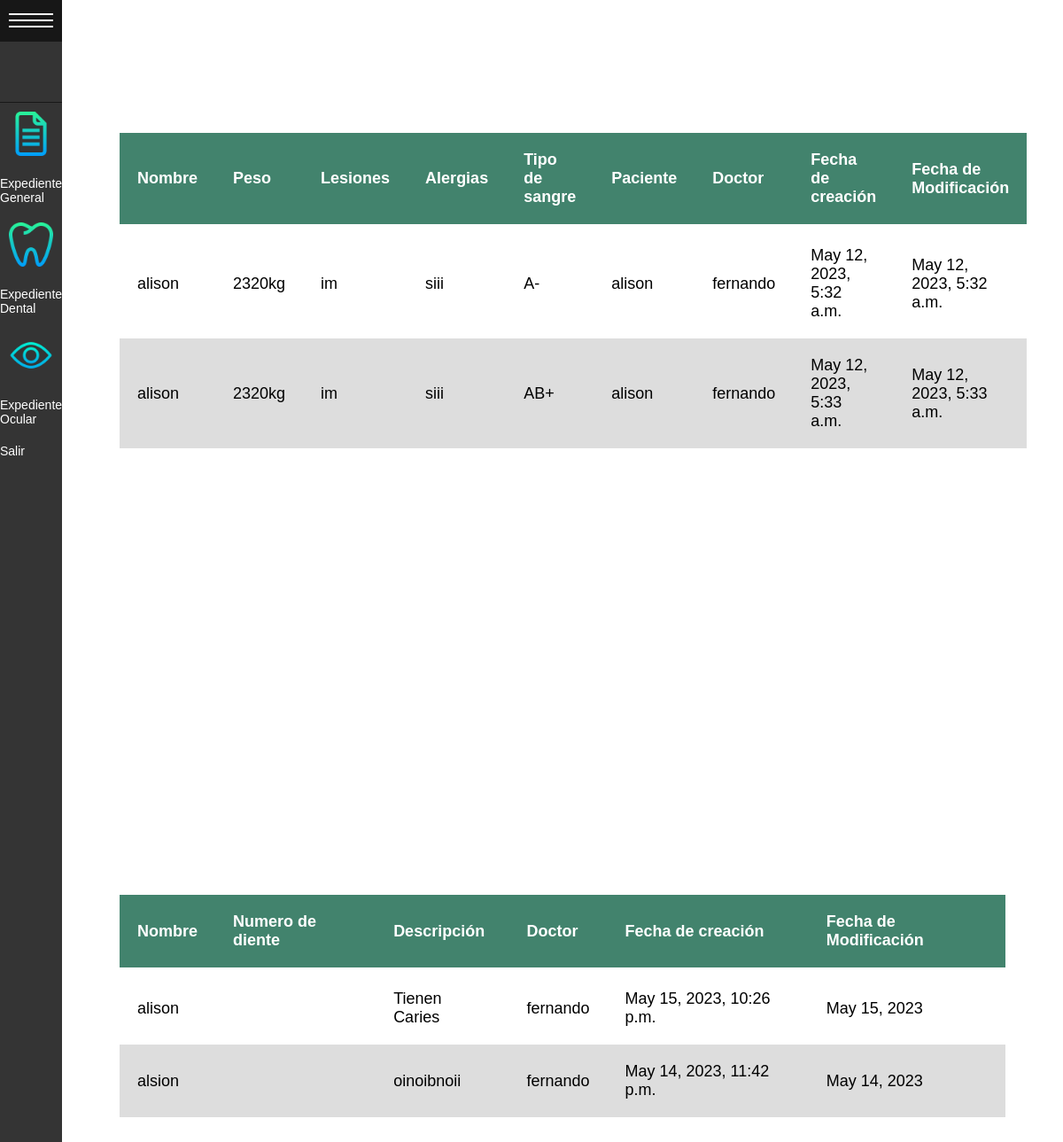
The page /patient/ (signed in) on the database as committed earlier.
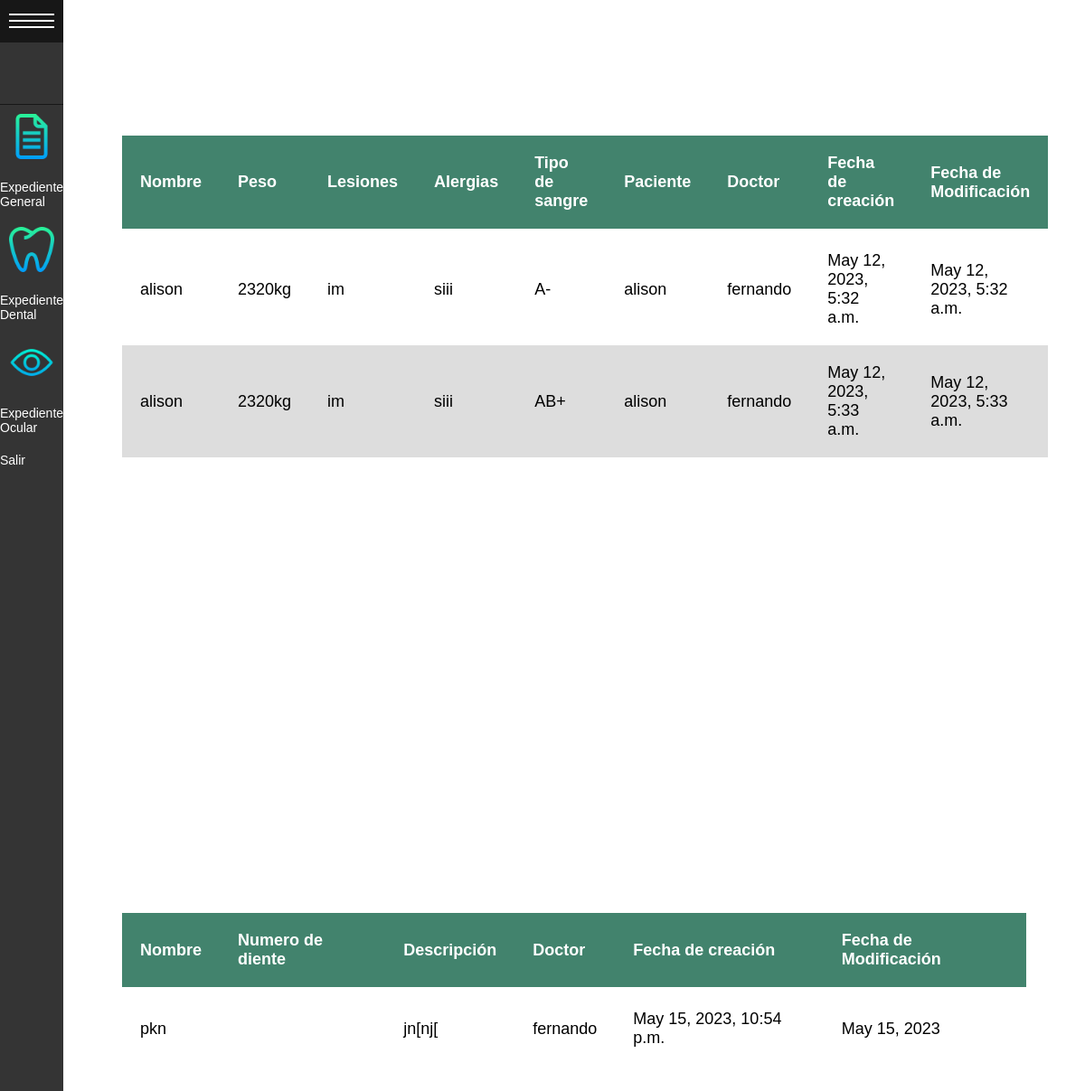
The same page on the database as committed later.
### account/models.py (models this page shows, shortened)
class ExpedienteG(models.Model):
    idEg = models.AutoField(primary_key=True)
    nombreG = models.CharField(max_length=255, verbose_name='Nombre del paciente')
    edadG = models.CharField(max_length=255, verbose_name='Edad del paciente')
    peso = models.CharField(max_length=20, verbose_name='Talla')
    operaciones = models.CharField(max_length=255, verbose_name='Operaciones')
    lesiones=models.CharField(max_length=255, verbose_name='Lesiones')
    alergias=models.CharField(max_length=255, verbose_name='Alergias')
    enfermedades=models.CharField(max_length=255, verbose_name='Enfermedades')
    tipoSangre=models.CharField(max_length=255, verbose_name='Tipo de Sangre')
    fecha=models.DateTimeField(auto_now_add=True)
    fecha_actG=models.DateTimeField(auto_now=True)
    idPg = models.ForeignKey(User, blank=True, on_delete=models.CASCADE, verbose_name='Usuario paciente', related_name='paciente')
    idDg = models.ForeignKey(User, blank=True, on_delete=models.CASCADE, verbose_name='Usuario doctor', related_name='doctor')
    class Meta:
        ordering=('nombreG',)

class User (AbstractUser):
    is_admin = models.BooleanField(default=False)
    is_patient = models.BooleanField(default=False)
    is_doctor = models.BooleanField(default=False)

class ExpedienteD(models.Model):
    idEd = models.AutoField(primary_key=True)
    nombreD = models.CharField(max_length=255, verbose_name='Nombre del paciente')
    edadD = models.CharField(max_length=255, verbose_name='Edad del paciente')
    NDiente1 = models.CharField(max_length=255, verbose_name='Nombre del diente1')
    NDiente2 = models.CharField(max_length=255, verbose_name='Nombre del diente2')
    NDiente3 = models.CharField(max_length=255, verbose_name='Nombre del diente3')
    NDiente4 = models.CharField(max_length=255, verbose_name='Nombre del diente4')
    NDiente5 = models.CharField(max_length=255, verbose_name='Nombre del diente5')
    Descripcion= models.CharField(max_length=550, verbose_name="Descripcion")
    fechaD=models.DateTimeField(auto_now_add=True)
    fecha_actD=models.DateField(auto_now=True)
    idPg = models.ForeignKey(User, blank=True, on_delete=models.CASCADE, verbose_name='Usuario paciente', related_name='paciented')
    idDd = models.ForeignKey(User, blank=True, on_delete=models.CASCADE, verbose_name='Usuario doctor', related_name='doctord')
    class Meta:
        ordering=('nombreD',)

### account/views.py (the view)
# urls.py: path('patient/', views.viewExpediente, name='patient'),
def viewExpediente(request):
    user_id = request.user.id
    expediente = ExpedienteG.objects.filter(idPg = user_id)
    expediented = ExpedienteD.objects.filter(idPg = user_id)
    expedienteo = ExpedienteO.objects.filter(idPg = user_id)
    context = {
        "expediente": expediente,
        "expedienteo": expedienteo,
        "expediented": expediented,
    }
    return render (request, "account/patient.html", context)

### MedicDataProject/account/templates/account/patient.html (shortened to what this page needs)
{% load static %}
<!DOCTYPE html>
<html>
<head>
  <link rel="stylesheet" href="{% static 'sidemenu.css' %}">
  <link rel="stylesheet" href="{% static 'tabla.css' %}">
</head>
<body>
  <div id="sidemenu" class="menu-collapsed">
    <div id="header">
      <div id="menu-btn">
        <div class="btn-hamburger"></div>
        <div class="btn-hamburger"></div>
        <div class="btn-hamburger"></div>
      </div>
    </div>
    <div id="profile">
      <div id="photo"><img src="{{request.user.perfil.profile_pic.url}}" alt="">
      </div>
    </div>
    <div id="menu-items">
      <div class="item">
        <a href="#general">
          <div class="icon"><img src="{% static 'expediente.png' %}" alt=""></div>
          <div class="title"><span>Expediente General</span></div>
        </a>
      </div>
      <div class="item">
        <a href="#dental">
          <div class="icon"><img src="{% static 'diente.png' %}" alt=""></div>
          <div class="title"><span>Expediente Dental</span></div>
        </a>
      </div>
      <div class="item">
        <a href="#ocular">
          <div class="icon"><img src="{% static 'ver.png' %}" alt=""></div>
          <div class="title"><span>Expediente Ocular</span></div>
        </a>
      </div>
      <div class="item">
        <a href="/logout/">
          <div class="title"><span>Salir</span></div>
        </a>
      </div>
    </div>
  </div>
  <div id="main-container">
    {% if expediente %}
    <table class="tablegeneral" id="general">
      <thead>
        <tr>
          <th scope="col">Nombre</th>
          <th scope="col">Peso</th>
          <th scope="col">Lesiones</th>
          <th scope="col">Alergias</th>
          <th scope="col">Tipo de sangre</th>
          <th scope="col">Paciente</th>
          <th scope="col">Doctor</th>
          <th scope="col">Fecha de creación</th>
          <th scope="col">Fecha de Modificación</th>
        </tr>
      </thead>
      <tbody>
        {% for expediente in expediente %}
        <tr>
          <td scope="row"> {{ expediente.nombreG }} </th>
          <td>{{ expediente.peso }}</td>
          <td>{{ expediente.lesiones }}</td>
          <td>{{ expediente.alergias }}</td>
          <td>{{ expediente.tipoSangre }}</td>
          <td>{{ expediente.idPg }}</td>
          <td>{{ expediente.idDg }}</td>
          <td>{{ expediente.fecha }}</td>
          <td>{{ expediente.fecha_actG }}</td>
        </tr>
        {% endfor %}
      </tbody>
    </table>
    <br><br><br><br><br><br><br><br><br><br><br><br><br><br><br><br><br><br><br><br><br><br><br><br>
    {% endif %}
    <div>
      {% if expediented %}
      <table class="tabledental" id="dental">
        <thead>
          <tr>
            <th scope="col">Nombre</th>
            <th scope="col">Numero de diente</th>
            <th scope="col">Descripción</th>
            <th scope="col">Doctor</th>
            <th scope="col">Fecha de creación</th>
            <th scope="col">Fecha de Modificación</th>
          </tr>
        </thead>
        <tbody>
          {% for expediented in expediented %}
          <tr>
            <td scope="row"> {{ expediented.nombreD }}</th>
            <td>{{ expediented.NDiente }}</td>
            <td>{{ expediented.Descripcion }}</td>
            <td>{{ expediented.idDd }}</td>
            <td>{{ expediented.fechaD }}</td>
            <td>{{ expediented.fecha_actD }}</td>
          </tr>
          {% endfor %}
        </tbody>
      </table>
      {% endif %}
    </div>
    <br><br><br><br><br><br><br><br><br><br><br><br><br><br><br><br><br><br><br><br><br><br><br><br><br><br><br><br><br>
  </div>
</body>
</html>

Rows that differ between the two databases and show on the page:
removed ExpedienteD: nombreD "alison", Descripcion "Tienen Caries", idDd "fernando", fechaD "May 15, 2023, 10:26 p.m.", fecha_actD "May 15, 2023"
removed ExpedienteD: nombreD "alsion", Descripcion "oinoibnoii", idDd "fernando", fechaD "May 14, 2023, 11:42 p.m.", fecha_actD "May 14, 2023"
added ExpedienteD: nombreD "pkn", Descripcion "jn[nj[", idDd "fernando", fechaD "May 15, 2023, 10:54 p.m.", fecha_actD "May 15, 2023"
